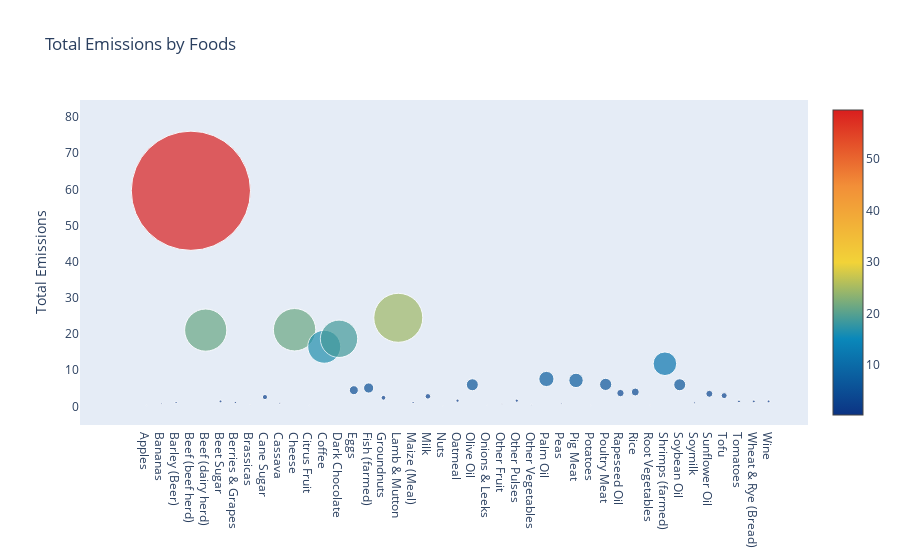

Notebook code cell kept with this figure:
### Code cell
food_df= df.groupby("Food product")['Total_emissions'].sum().reset_index()

trace = go.Scatter(
    y = food_df.Total_emissions,
    x = food_df["Food product"],
    mode='markers',
    marker=dict(
        sizemode = 'diameter',
        sizeref = 1,
        size = food_df.Total_emissions*2,
        color = food_df.Total_emissions,
        colorscale='Portland',
        showscale=True
    )
)


data = [trace]


layout= go.Layout(
    autosize= True,
    title= 'Total Emissions by Foods',
    hovermode= 'closest',
     xaxis= dict(
         ticklen= 5,
         showgrid=False,
        zeroline=False,
        showline=False
     ),
    yaxis=dict(
        title= 'Total Emissions',
        showgrid=False,
        zeroline=False,
        ticklen= 5,
        gridwidth= 2
    ),
    showlegend= False
)
fig = go.Figure(data=data, layout=layout)
py.iplot(fig,filename='scatterplot')

### Figure 1 — Plotly figure (JSON) as saved in the notebook; plotly's stock layout.template omitted (floating-point values rounded to 4 significant figures)
{"data": [{"marker": {"color": [0.3, 0.8, 1.1, 59.6, 21.1, 1.4, 1.1, 0.4, 2.6, 0.9, 21.2, 0.3, 16.5, 18.7, 4.5, 5.1, 2.4, 24.5, 1.1, 2.8, 0.2, 1.6, 6, 0.3, 0.7, 1.6, 0.5, 7.6, 0.8, 7.2, 0.3, 6.1, 3.7, 4, 0.3, 11.8, 6.0, 1, 3.5, 3, 1.4, 1.4, 1.4], "colorscale": [[0, "rgb(12,51,131)"], [0.25, "rgb(10,136,186)"], [0.5, "rgb(242,211,56)"], [0.75, "rgb(242,143,56)"], [1, "rgb(217,30,30)"]], "showscale": true, "size": [0.6, 1.6, 2.2, 119.2, 42.2, 2.8, 2.2, 0.8, 5.2, 1.8, 42.4, 0.6, 33.0, 37.4, 9, 10.2, 4.8, 49, 2.2, 5.6, 0.4, 3.2, 12, 0.6, 1.4, 3.2, 1, 15.2, 1.6, 14.4, 0.6, 12.2, 7.4, 8, 0.6, 23.6, 12.0, 2, 7.0, 6, 2.8, 2.8, 2.8], "sizemode": "diameter", "sizeref": 1}, "mode": "markers", "type": "scatter", "x": ["Apples", "Bananas", "Barley (Beer)", "Beef (beef herd)", "Beef (dairy herd)", "Beet Sugar", "Berries & Grapes", "Brassicas", "Cane Sugar", "Cassava", "Cheese", "Citrus Fruit", "Coffee", "Dark Chocolate", "Eggs", "Fish (farmed)", "Groundnuts", "Lamb & Mutton", "Maize (Meal)", "Milk", "Nuts", "Oatmeal", "Olive Oil", "Onions & Leeks", "Other Fruit", "Other Pulses", "Other Vegetables", "Palm Oil", "Peas", "Pig Meat", "Potatoes", "Poultry Meat", "Rapeseed Oil", "Rice", "Root Vegetables", "Shrimps (farmed)", "Soybean Oil", "Soymilk", "Sunflower Oil", "Tofu", "Tomatoes", "Wheat & Rye (Bread)", "Wine"], "y": [0.3, 0.8, 1.1, 59.6, 21.1, 1.4, 1.1, 0.4, 2.6, 0.9, 21.2, 0.3, 16.5, 18.7, 4.5, 5.1, 2.4, 24.5, 1.1, 2.8, 0.2, 1.6, 6, 0.3, 0.7, 1.6, 0.5, 7.6, 0.8, 7.2, 0.3, 6.1, 3.7, 4, 0.3, 11.8, 6.0, 1, 3.5, 3, 1.4, 1.4, 1.4]}], "layout": {"autosize": true, "hovermode": "closest", "showlegend": false, "title": {"text": "Total Emissions by Foods"}, "xaxis": {"showgrid": false, "showline": false, "ticklen": 5, "zeroline": false}, "yaxis": {"gridwidth": 2, "showgrid": false, "ticklen": 5, "title": {"text": "Total Emissions"}, "zeroline": false}}}
